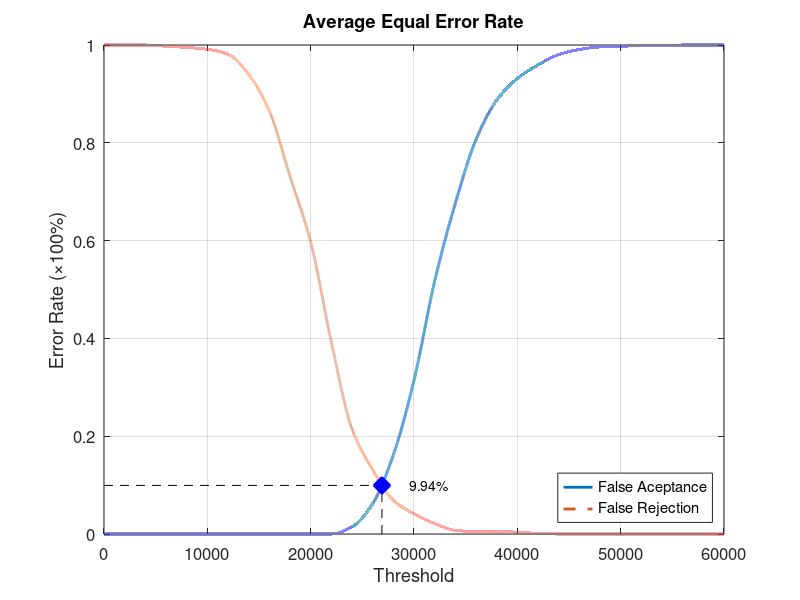
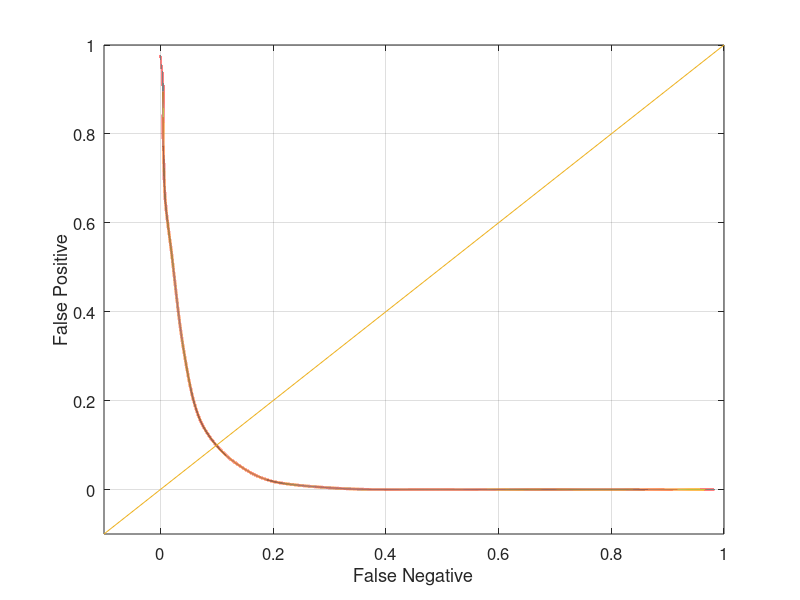

These figures' MATLAB source, in order:
function yEER = Experiment2Average
close all;
clear;
clc;
x = 0:2000:60000;
xq = 0:0.5:60000;

y0 = [0 0 0 0 0 0 0 0 0 0 0 0 0.0144737 0.0618421 0.161842 0.314474 0.517105 0.676316 0.806579 0.886842 0.931579 0.959211 0.980263 0.99079 0.996053 0.997368 0.998684 0.998684 1 1 1];
yy0 = interp1(x, y0, xq, 'pchip');
y1 = [1 1 1 0.9975 0.995 0.99125 0.98125 0.94 0.865 0.73125 0.5975 0.3925 0.215 0.13125 0.06875 0.04125 0.02125 0.0075 0.005 0.005 0.00375 0.00125 0 0 0 0 0 0 0 0 0];
yy1 = interp1(x, y1, xq, 'pchip');

% Calculating EER: 
y2 = abs(y0 - y1);
find(y2 == min(y2))
yy2 = abs(yy0 - yy1);
xEER = find(yy2 == min(yy2));
xEERIndex = xq(xEER) % X-axis EER
yEER = yy0(xEER) % Y-axis EER

main = figure
plot(xq, yy0,'-','LineWidth', 2);	hold on
plot(xq, yy1,'--','LineWidth', 2);	hold on
plot([xEERIndex xEERIndex], [0 yEER], 'k--');	hold on
plot([0 xEERIndex], [yEER yEER], 'k--');	hold on
plot(xEERIndex, yEER, 'bx', 'LineWidth', 10);	hold on
text(xEERIndex + 10 * xEERIndex / 100, yEER, [num2str(round((10000 * yEER)) / 100) '%'])
legend('False Aceptance', 'False Rejection', 'Location', 'SouthEast')
xlabel('Threshold')
ylabel('Error Rate (\times100%)')
title('Average Equal Error Rate')
set(gca, 'FontSize', 12)
axis([0 60000 0 1])
grid on

print(main, 'Experiment2AverageMain', '-dpng');
FNRxFPR = figure('Color', [1 1 1]);
plot(yy1, yy0, '-', yy1, yy0, 'LineWidth', 2);
hold on
y = -0.1:0.1:1
plot(y, y); 
set(gca, 'FontSize', 12)
xlabel('False Negative')
ylabel('False Positive')
axis([-0.1 1 -0.1 1])
set(gca, 'FontSize', 12)
grid on

print(FNRxFPR, 'Experiment2AverageFNRxFPR','-dpng');
end
